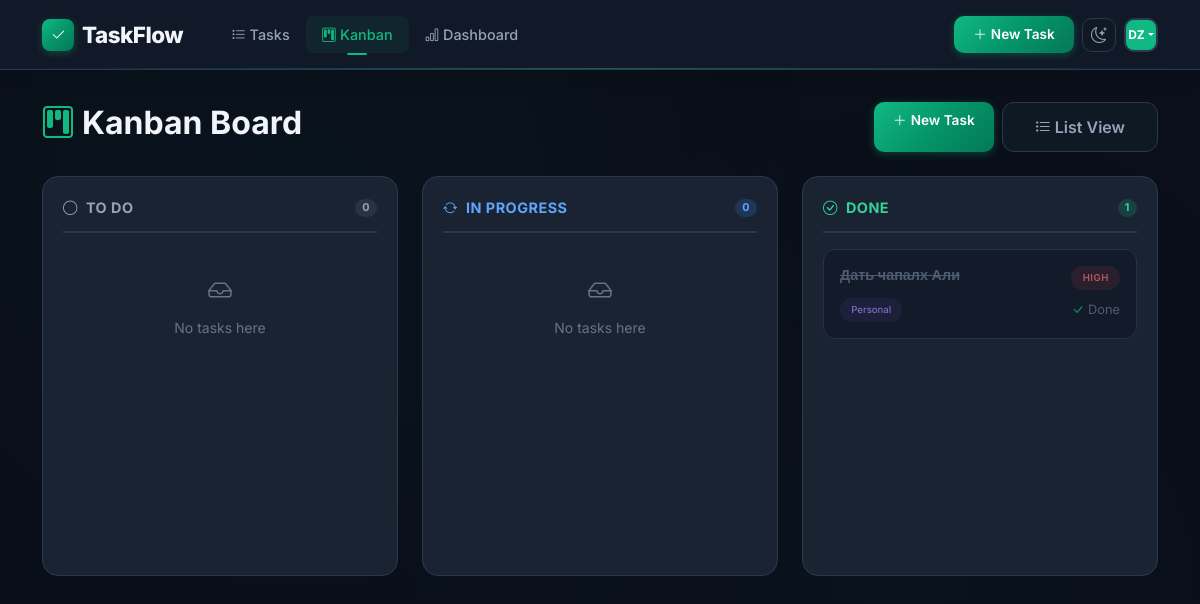
The page /kanban/ (signed in) on the database its author committed.
### tasks/models.py (models this page shows, shortened)
class Profile(models.Model):
    user = models.OneToOneField(User, on_delete=models.CASCADE, related_name='profile')
    avatar_color = models.CharField(max_length=7, default='#10b981')
    bio = models.TextField(max_length=500, blank=True)
    location = models.CharField(max_length=100, blank=True)
    theme = models.CharField(max_length=10, choices=[('dark', 'Dark'), ('light', 'Light')], default='dark')
    created_at = models.DateTimeField(auto_now_add=True)
    @property
    def initials(self):
        if self.user.first_name and self.user.last_name:
            return f"{self.user.first_name[0]}{self.user.last_name[0]}".upper()
        return self.user.username[:2].upper()

class Task(models.Model):
    PRIORITY_CHOICES = [
        ('low', 'Low'),
        ('medium', 'Medium'),
        ('high', 'High'),
    ]
    STATUS_CHOICES = [
        ('todo', 'To Do'),
        ('in_progress', 'In Progress'),
        ('done', 'Done'),
    ]
    CATEGORY_CHOICES = [
        ('work', 'Work'),
        ('personal', 'Personal'),
        ('study', 'Study'),
        ('health', 'Health'),
        ('finance', 'Finance'),
        ('other', 'Other'),
    ]
    user = models.ForeignKey(User, on_delete=models.CASCADE, related_name='tasks')
    title = models.CharField(max_length=200)
    description = models.TextField(blank=True)
    priority = models.CharField(max_length=10, choices=PRIORITY_CHOICES, default='medium')
    status = models.CharField(max_length=15, choices=STATUS_CHOICES, default='todo')
    category = models.CharField(max_length=15, choices=CATEGORY_CHOICES, default='other')
    due_date = models.DateField(null=True, blank=True)
    position = models.IntegerField(default=0)
    created_at = models.DateTimeField(auto_now_add=True)
    updated_at = models.DateTimeField(auto_now=True)
    completed = models.BooleanField(default=False)
    class Meta:
        ordering = ['position', '-created_at']

### tasks/views.py (the view)
# urls.py: path('kanban/', views.kanban_view, name='kanban'),
@login_required
def kanban_view(request):
    tasks = Task.objects.filter(user=request.user)
    todo_tasks = tasks.filter(status='todo')
    in_progress_tasks = tasks.filter(status='in_progress')
    done_tasks = tasks.filter(status='done')
    context = {
        'todo_tasks': todo_tasks,
        'in_progress_tasks': in_progress_tasks,
        'done_tasks': done_tasks,
    }
    return render(request, 'tasks/kanban.html', context)

### templates/tasks/kanban.html (shortened to what this page needs)
{% extends 'base.html' %}
{% block content %}
<div class="d-flex justify-content-between align-items-center mb-4 animate-in">
    <h2 class="fw-bold" style="color: var(--text-primary);">
        <i class="bi bi-kanban me-2" style="color: var(--green-primary);"></i>Kanban Board
    </h2>
    <div class="d-flex gap-2">
        <a href="{% url 'task_create' %}" class="btn btn-create">
            <i class="bi bi-plus-lg me-1"></i>New Task
        </a>
        <a href="{% url 'task_list' %}" class="btn btn-cancel">
            <i class="bi bi-list-task me-1"></i>List View
        </a>
    </div>
</div>
<div class="row g-4">
    <div class="col-md-4">
        <div class="kanban-column animate-in" style="animation-delay: 0.1s;">
            <div class="kanban-column-header">
                <span style="color: #94a3b8;"><i class="bi bi-circle me-2"></i>To Do</span>
                <span class="badge rounded-pill" style="background: rgba(100, 116, 139, 0.2); color: #94a3b8;">{{ todo_tasks.count }}</span>
            </div>
            <div class="kanban-items" id="kanban-todo" data-status="todo">
                {% for task in todo_tasks %}
                <div class="kanban-card" data-task-id="{{ task.pk }}">
                    <div class="d-flex justify-content-between align-items-start mb-2">
                        <h6 class="mb-0 fw-semibold" style="color: var(--text-primary); font-size: 0.9rem;">{{ task.title }}</h6>
                        <span class="badge-priority badge-{{ task.priority }}" style="font-size: 0.6rem;">{{ task.get_priority_display }}</span>
                    </div>
                    {% if task.description %}
                    <p class="mb-2" style="color: var(--text-muted); font-size: 0.8rem;">{{ task.description|truncatewords:12 }}</p>
                    {% endif %}
                    <div class="d-flex justify-content-between align-items-center">
                        <span class="badge-category" style="font-size: 0.6rem;">{{ task.get_category_display }}</span>
                        {% if task.due_date %}
                        <span class="due-date {% if task.is_overdue %}overdue{% elif task.is_due_soon %}due-soon-text{% endif %}">
                            <i class="bi bi-calendar3 me-1"></i>{{ task.due_date|date:"M d" }}
                        </span>
                        {% endif %}
                    </div>
                    {% if task.subtask_progress.1 > 0 %}
                    <div class="subtask-progress mt-2">
                        <div class="subtask-progress-bar" style="width: {{ task.subtask_percentage }}%;"></div>
                    </div>
                    {% endif %}
                </div>
                {% empty %}
                <div class="text-center py-4" style="color: var(--text-muted);">
                    <i class="bi bi-inbox" style="font-size: 1.5rem;"></i>
                    <p class="small mt-2 mb-0">No tasks here</p>
                </div>
                {% endfor %}
            </div>
        </div>
    </div>
    <div class="col-md-4">
        <div class="kanban-column animate-in" style="animation-delay: 0.2s;">
            <div class="kanban-column-header">
                <span style="color: #60a5fa;"><i class="bi bi-arrow-repeat me-2"></i>In Progress</span>
                <span class="badge rounded-pill" style="background: rgba(59, 130, 246, 0.2); color: #60a5fa;">{{ in_progress_tasks.count }}</span>
            </div>
            <div class="kanban-items" id="kanban-in_progress" data-status="in_progress">
                {% for task in in_progress_tasks %}
                <div class="kanban-card" data-task-id="{{ task.pk }}">
                    <div class="d-flex justify-content-between align-items-start mb-2">
                        <h6 class="mb-0 fw-semibold" style="color: var(--text-primary); font-size: 0.9rem;">{{ task.title }}</h6>
                        <span class="badge-priority badge-{{ task.priority }}" style="font-size: 0.6rem;">{{ task.get_priority_display }}</span>
                    </div>
                    {% if task.description %}
                    <p class="mb-2" style="color: var(--text-muted); font-size: 0.8rem;">{{ task.description|truncatewords:12 }}</p>
                    {% endif %}
                    <div class="d-flex justify-content-between align-items-center">
                        <span class="badge-category" style="font-size: 0.6rem;">{{ task.get_category_display }}</span>
                        {% if task.due_date %}
                        <span class="due-date {% if task.is_overdue %}overdue{% elif task.is_due_soon %}due-soon-text{% endif %}">
                            <i class="bi bi-calendar3 me-1"></i>{{ task.due_date|date:"M d" }}
                        </span>
                        {% endif %}
                    </div>
                    {% if task.subtask_progress.1 > 0 %}
                    <div class="subtask-progress mt-2">
                        <div class="subtask-progress-bar" style="width: {{ task.subtask_percentage }}%;"></div>
                    </div>
                    {% endif %}
                </div>
                {% empty %}
                <div class="text-center py-4" style="color: var(--text-muted);">
                    <i class="bi bi-inbox" style="font-size: 1.5rem;"></i>
                    <p class="small mt-2 mb-0">No tasks here</p>
                </div>
                {% endfor %}
            </div>
        </div>
    </div>
    <div class="col-md-4">
        <div class="kanban-column animate-in" style="animation-delay: 0.3s;">
            <div class="kanban-column-header">
                <span style="color: var(--green-light);"><i class="bi bi-check-circle me-2"></i>Done</span>
                <span class="badge rounded-pill" style="background: rgba(16, 185, 129, 0.2); color: var(--green-light);">{{ done_tasks.count }}</span>
            </div>
            <div class="kanban-items" id="kanban-done" data-status="done">
                {% for task in done_tasks %}
                <div class="kanban-card" data-task-id="{{ task.pk }}" style="opacity: 0.7;">
                    <div class="d-flex justify-content-between align-items-start mb-2">
                        <h6 class="mb-0 fw-semibold" style="color: var(--text-muted); font-size: 0.9rem; text-decoration: line-through;">{{ task.title }}</h6>
                        <span class="badge-priority badge-{{ task.priority }}" style="font-size: 0.6rem;">{{ task.get_priority_display }}</span>
                    </div>
                    <div class="d-flex justify-content-between align-items-center">
                        <span class="badge-category" style="font-size: 0.6rem;">{{ task.get_category_display }}</span>
                        <span class="due-date"><i class="bi bi-check-lg me-1" style="color: var(--green-primary);"></i>Done</span>
                    </div>
                </div>
                {% empty %}
                <div class="text-center py-4" style="color: var(--text-muted);">
                    <i class="bi bi-inbox" style="font-size: 1.5rem;"></i>
                    <p class="small mt-2 mb-0">No tasks here</p>
                </div>
                {% endfor %}
            </div>
        </div>
    </div>
</div>
{% endblock %}

### templates/base.html (shortened to what this page needs)
<!DOCTYPE html>
<html lang="en" data-theme="dark">
<head>
    <link href="https://cdn.jsdelivr.net/npm/bootstrap@5.3.2/dist/css/bootstrap.min.css" rel="stylesheet">
    <link href="https://cdn.jsdelivr.net/npm/bootstrap-icons@1.11.2/font/bootstrap-icons.min.css" rel="stylesheet">
</head>
<body>
    <nav class="navbar navbar-expand-lg">
        <div class="container">
            <a class="navbar-brand" href="{% url 'task_list' %}">
                <span class="brand-icon"><i class="bi bi-check2"></i></span>
                TaskFlow
            </a>
            <div class="collapse navbar-collapse" id="navbarNav">
                {% if user.is_authenticated %}
                <ul class="navbar-nav me-auto ms-3">
                    <li class="nav-item">
                        <a class="nav-link nav-link-custom {% if request.resolver_match.url_name == 'task_list' %}active{% endif %}" href="{% url 'task_list' %}">
                            <i class="bi bi-list-task me-1"></i>Tasks
                        </a>
                    </li>
                    <li class="nav-item">
                        <a class="nav-link nav-link-custom {% if request.resolver_match.url_name == 'kanban' %}active{% endif %}" href="{% url 'kanban' %}">
                            <i class="bi bi-kanban me-1"></i>Kanban
                        </a>
                    </li>
                    <li class="nav-item">
                        <a class="nav-link nav-link-custom {% if request.resolver_match.url_name == 'dashboard' %}active{% endif %}" href="{% url 'dashboard' %}">
                            <i class="bi bi-bar-chart me-1"></i>Dashboard
                        </a>
                    </li>
                </ul>
                <div class="d-flex align-items-center gap-2">
                    <a href="{% url 'task_create' %}" class="btn btn-create" title="New Task (N)">
                        <i class="bi bi-plus-lg me-1"></i>New Task
                    </a>
                    <button class="theme-toggle" id="themeToggle" title="Toggle theme (T)" aria-label="Toggle theme">
                        <i class="bi bi-moon-stars" id="themeIcon"></i>
                    </button>
                    <div class="dropdown">
                        <a href="#" class="avatar-sm dropdown-toggle text-decoration-none" data-bs-toggle="dropdown" aria-expanded="false" style="background: {{ user.profile.avatar_color|default:'#10b981' }};">
                            {{ user.profile.initials }}
                        </a>
                    </div>
                </div>
                {% endif %}
            </div>
        </div>
    </nav>
    <main class="main-content">
        <div class="container">
            {% block content %}{% endblock %}
        </div>
    </main>
</body>
</html>

### rows shown on the page
Task: title "Дать чапалх Али", priority "HIGH", category "Personal"

### other values the page prints
{{ user.profile.initials }} "DZ"
{{ todo_tasks.count }} "0"
{{ in_progress_tasks.count }} "0"
{{ done_tasks.count }} "1"
